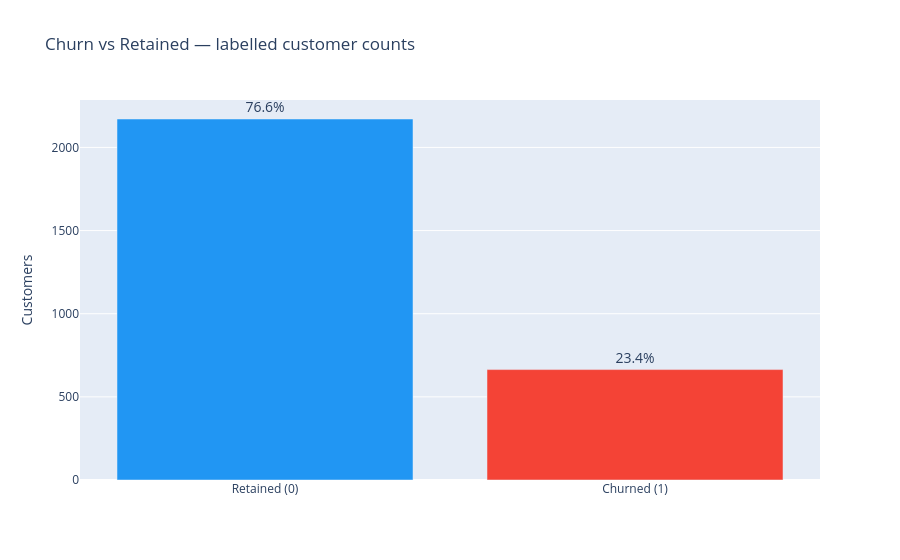

The code cell stored with this chart in its notebook:
### Code cell
dist_df = pd.DataFrame({
    "Label": ["Retained (0)", "Churned (1)"],
    "Count": [n_retained, n_churned],
    "Pct":   [100 - churn_rate, churn_rate],
})

fig = px.bar(
    dist_df, x="Label", y="Count",
    color="Label",
    color_discrete_map={"Retained (0)": "#2196F3", "Churned (1)": "#F44336"},
    text=dist_df["Pct"].map(lambda p: f"{p:.1f}%"),
    title="Churn vs Retained — labelled customer counts",
    labels={"Count": "Customers", "Label": ""},
)
fig.update_traces(textposition="outside", textfont_size=14)
fig.update_layout(showlegend=False, yaxis_title="Customers")
fig.show()

### Figure 1 — Plotly figure (JSON) as saved in the notebook; plotly's stock layout.template omitted (floating-point values rounded to 4 significant figures)
{"data": [{"hovertemplate": "=%{x}<br>Customers=%{y}<br>text=%{text}<extra></extra>", "legendgroup": "Retained (0)", "marker": {"color": "#2196F3", "pattern": {"shape": ""}}, "name": "Retained (0)", "orientation": "v", "showlegend": true, "text": ["76.6%"], "textfont": {"size": 14}, "textposition": "outside", "type": "bar", "x": ["Retained (0)"], "xaxis": "x", "y": [2171], "yaxis": "y"}, {"hovertemplate": "=%{x}<br>Customers=%{y}<br>text=%{text}<extra></extra>", "legendgroup": "Churned (1)", "marker": {"color": "#F44336", "pattern": {"shape": ""}}, "name": "Churned (1)", "orientation": "v", "showlegend": true, "text": ["23.4%"], "textfont": {"size": 14}, "textposition": "outside", "type": "bar", "x": ["Churned (1)"], "xaxis": "x", "y": [664], "yaxis": "y"}], "layout": {"barmode": "relative", "legend": {"title": {"text": ""}, "tracegroupgap": 0}, "showlegend": false, "title": {"text": "Churn vs Retained — labelled customer counts"}, "xaxis": {"anchor": "y", "categoryarray": ["Retained (0)", "Churned (1)"], "categoryorder": "array", "domain": [0, 1], "title": {"text": ""}}, "yaxis": {"anchor": "x", "domain": [0, 1], "title": {"text": "Customers"}}}}
